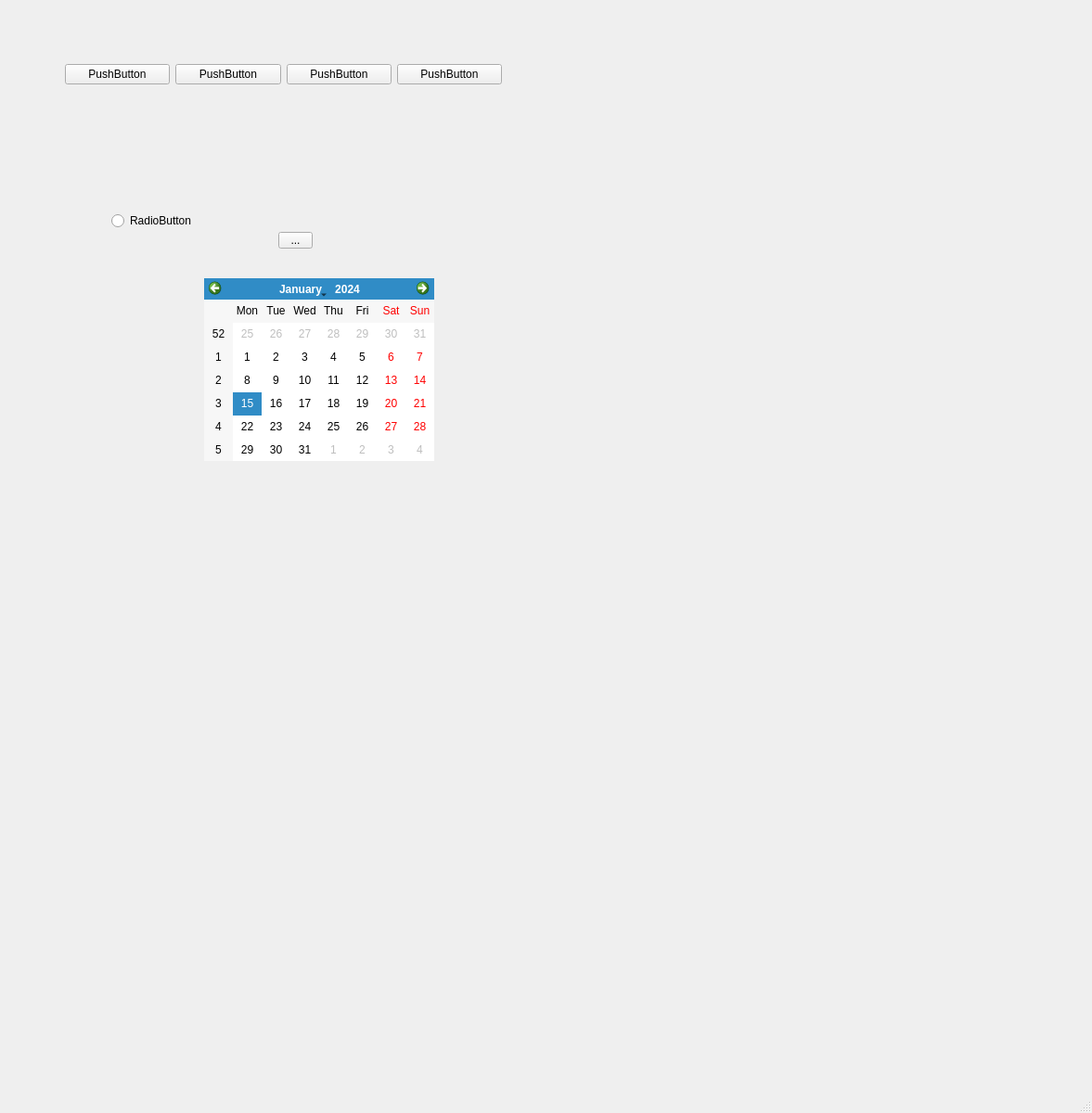
<?xml version="1.0" encoding="UTF-8"?>
<ui version="4.0">
 <class>MainWindow</class>
 <widget class="QMainWindow" name="MainWindow">
  <property name="geometry">
   <rect>
    <x>0</x>
    <y>0</y>
    <width>1177</width>
    <height>1200</height>
   </rect>
  </property>
  <property name="windowTitle">
   <string>MainWindow</string>
  </property>
  <widget class="QWidget" name="centralwidget">
   <widget class="QRadioButton" name="radioButton">
    <property name="geometry">
     <rect>
      <x>120</x>
      <y>230</y>
      <width>89</width>
      <height>16</height>
     </rect>
    </property>
    <property name="text">
     <string>RadioButton</string>
    </property>
   </widget>
   <widget class="QToolButton" name="toolButton">
    <property name="geometry">
     <rect>
      <x>300</x>
      <y>250</y>
      <width>37</width>
      <height>18</height>
     </rect>
    </property>
    <property name="text">
     <string>...</string>
    </property>
   </widget>
   <widget class="QCalendarWidget" name="calendarWidget">
    <property name="geometry">
     <rect>
      <x>220</x>
      <y>300</y>
      <width>248</width>
      <height>197</height>
     </rect>
    </property>
   </widget>
   <widget class="QWidget" name="layoutWidget">
    <property name="geometry">
     <rect>
      <x>70</x>
      <y>50</y>
      <width>471</width>
      <height>61</height>
     </rect>
    </property>
    <layout class="QHBoxLayout" name="horizontalLayout">
     <item>
      <widget class="QPushButton" name="pushButton_2">
       <property name="text">
        <string>PushButton</string>
       </property>
      </widget>
     </item>
     <item>
      <widget class="QPushButton" name="pushButton">
       <property name="text">
        <string>PushButton</string>
       </property>
      </widget>
     </item>
     <item>
      <widget class="QPushButton" name="pushButton_3">
       <property name="text">
        <string>PushButton</string>
       </property>
      </widget>
     </item>
     <item>
      <widget class="QPushButton" name="pushButton_4">
       <property name="text">
        <string>PushButton</string>
       </property>
      </widget>
     </item>
    </layout>
   </widget>
  </widget>
  <widget class="QMenuBar" name="menubar">
   <property name="geometry">
    <rect>
     <x>0</x>
     <y>0</y>
     <width>1177</width>
     <height>23</height>
    </rect>
   </property>
  </widget>
  <widget class="QStatusBar" name="statusbar"/>
 </widget>
 <resources/>
 <connections/>
</ui>
